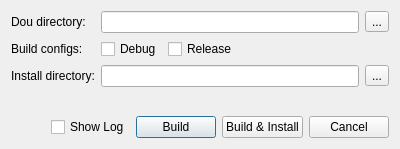
<?xml version="1.0" encoding="UTF-8"?>
<ui version="4.0">
 <class>Dobmake</class>
 <widget class="QDialog" name="Dobmake">
  <property name="geometry">
   <rect>
    <x>0</x>
    <y>0</y>
    <width>400</width>
    <height>149</height>
   </rect>
  </property>
  <property name="windowTitle">
   <string>Dobmake - build your dou files</string>
  </property>
  <layout class="QVBoxLayout" name="verticalLayout">
   <item>
    <layout class="QGridLayout" name="gridLayout" columnstretch="0,1,0">
     <item row="0" column="0">
      <widget class="QLabel" name="label">
       <property name="text">
        <string>Dou directory:</string>
       </property>
      </widget>
     </item>
     <item row="1" column="0">
      <widget class="QLabel" name="label_2">
       <property name="text">
        <string>Build configs:</string>
       </property>
      </widget>
     </item>
     <item row="2" column="0">
      <widget class="QLabel" name="label_3">
       <property name="text">
        <string>Install directory:</string>
       </property>
      </widget>
     </item>
     <item row="0" column="1">
      <widget class="QLineEdit" name="douDirectory">
       <property name="toolTip">
        <string>The path to the directory containing dou files and a CMakeLists.txt file that you want to build.</string>
       </property>
      </widget>
     </item>
     <item row="2" column="1">
      <widget class="QLineEdit" name="installDirectory">
       <property name="toolTip">
        <string>Directory to which the result of the build should be installed to.</string>
       </property>
      </widget>
     </item>
     <item row="1" column="1" colspan="2">
      <layout class="QHBoxLayout" name="horizontalLayout">
       <item>
        <widget class="QCheckBox" name="debug">
         <property name="text">
          <string>Debug</string>
         </property>
        </widget>
       </item>
       <item>
        <widget class="QCheckBox" name="release">
         <property name="text">
          <string>Release</string>
         </property>
        </widget>
       </item>
       <item>
        <spacer name="horizontalSpacer_2">
         <property name="orientation">
          <enum>Qt::Horizontal</enum>
         </property>
         <property name="sizeHint" stdset="0">
          <size>
           <width>40</width>
           <height>20</height>
          </size>
         </property>
        </spacer>
       </item>
      </layout>
     </item>
     <item row="2" column="2">
      <widget class="QToolButton" name="installDirectoryBrowse">
       <property name="toolTip">
        <string>Open a file browser.</string>
       </property>
       <property name="text">
        <string>...</string>
       </property>
      </widget>
     </item>
     <item row="0" column="2">
      <widget class="QToolButton" name="douDirectoryBrowse">
       <property name="toolTip">
        <string>Open a file browser.</string>
       </property>
       <property name="text">
        <string>...</string>
       </property>
      </widget>
     </item>
    </layout>
   </item>
   <item>
    <spacer name="verticalSpacer">
     <property name="orientation">
      <enum>Qt::Vertical</enum>
     </property>
     <property name="sizeHint" stdset="0">
      <size>
       <width>20</width>
       <height>40</height>
      </size>
     </property>
    </spacer>
   </item>
   <item>
    <layout class="QHBoxLayout" name="horizontalLayout_2">
     <item>
      <spacer name="horizontalSpacer">
       <property name="orientation">
        <enum>Qt::Horizontal</enum>
       </property>
       <property name="sizeHint" stdset="0">
        <size>
         <width>40</width>
         <height>20</height>
        </size>
       </property>
      </spacer>
     </item>
     <item>
      <widget class="QCheckBox" name="showLog">
       <property name="toolTip">
        <string>Open a web browser displaying detailed progress when Build or Build &amp; Install is clicked.</string>
       </property>
       <property name="text">
        <string>Show Log</string>
       </property>
      </widget>
     </item>
     <item>
      <widget class="QPushButton" name="build">
       <property name="text">
        <string>Build</string>
       </property>
      </widget>
     </item>
     <item>
      <widget class="QPushButton" name="buildAndInstall">
       <property name="text">
        <string>Build &amp;&amp; Install</string>
       </property>
      </widget>
     </item>
     <item>
      <widget class="QPushButton" name="cancel">
       <property name="toolTip">
        <string>Cancel the build and close Dobmake</string>
       </property>
       <property name="text">
        <string>Cancel</string>
       </property>
      </widget>
     </item>
    </layout>
   </item>
  </layout>
 </widget>
 <resources/>
 <connections>
  <connection>
   <sender>cancel</sender>
   <signal>clicked()</signal>
   <receiver>Dobmake</receiver>
   <slot>close()</slot>
   <hints>
    <hint type="sourcelabel">
     <x>351</x>
     <y>155</y>
    </hint>
    <hint type="destinationlabel">
     <x>199</x>
     <y>89</y>
    </hint>
   </hints>
  </connection>
 </connections>
</ui>
